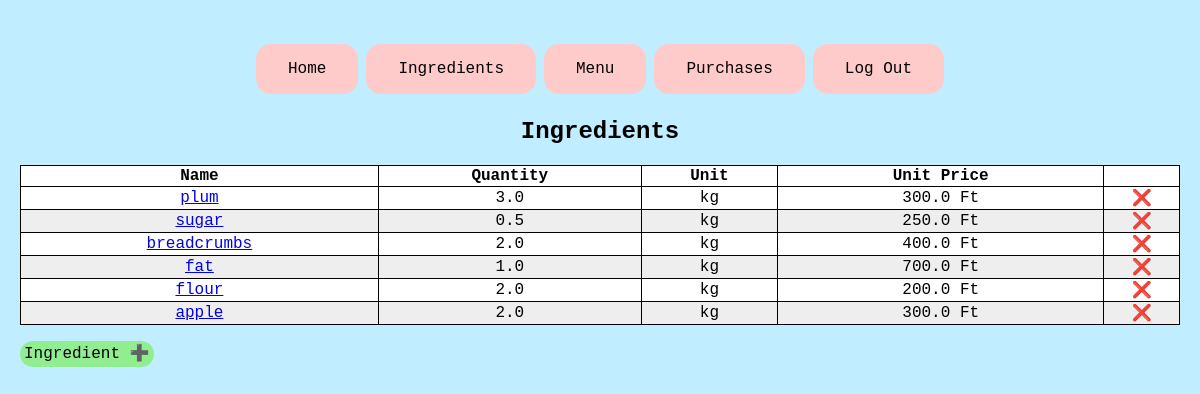
/ingredients/ (signed in), run on the app's committed database.
### inventory/models.py (models this page shows, shortened)
class Ingredient(models.Model):
    name = models.CharField(max_length=30)
    quantity = models.FloatField()
    unit = models.CharField(max_length=30)
    unit_price = models.FloatField()

### inventory/views.py (the view)
# urls.py: path("ingredients/", views.IngredientView.as_view(), name='ingredients'),
class IngredientView(LoginRequiredMixin, ListView):
    model = Ingredient
    template_name = "inventory/ingredients.html"

### inventory/templates/inventory/ingredients.html
{% extends 'inventory/base.html' %}
{% load static %}
{% block content %}
<div>
  <h2 class='title'>Ingredients</h2>
  <table class="line-table">
    <thead>
      <tr>
        <th>Name</th>
        <th>Quantity</th>
        <th>Unit</th>
        <th>Unit Price</th>
        <th></th>
      </tr>
    </thead>
    <tbody>
        {% for ingredient in object_list %}
            <tr>
              <td>
                <a href="{% url "update_ingredients" ingredient.id %}">{{ ingredient.name }}</a>
              </td>
              <td>
                {{ingredient.quantity}}
              </td>
              <td>
                {{ingredient.unit}}
              </td>
              <td>
                {{ingredient.unit_price}} Ft
              </td>
              <td><a href="{% url "delete_ingredients" ingredient.id %}" style="text-decoration: none; color: inherit;">❌</a></td>
            </tr>
        {% endfor %}
        </tbody>
      </table>
      <br>
      <a href="{% url "create_ingredients" %}" style="border-radius: 15px; text-decoration: none; color: inherit; padding: 4px; background-color: lightgreen;">Ingredient ➕</a>
    </div>
    {% endblock %}

### inventory/static/inventory/base.css (style rules this page uses)
body { background-color: #c0edff; margin: 40px 20px 10px; }
* { font-family: 'Courier New', Courier, monospace; }
.title { text-align: center; }
table, th, td { border: 1px solid black; text-align: center; }
table { border-collapse: collapse; width: 100%; }
tr:nth-child(even) { background-color: #eee; }
tr:nth-child(odd) { background-color: #fff; }

### data on the page
Ingredient: name "plum", quantity "3.0", unit "kg", unit_price "300.0"
Ingredient: name "sugar", quantity "0.5", unit "kg", unit_price "250.0"
Ingredient: name "breadcrumbs", quantity "2.0", unit "kg", unit_price "400.0"
Ingredient: name "fat", quantity "1.0", unit "kg", unit_price "700.0"
Ingredient: name "flour", quantity "2.0", unit "kg", unit_price "200.0"
Ingredient: name "apple", quantity "2.0", unit "kg", unit_price "300.0"
